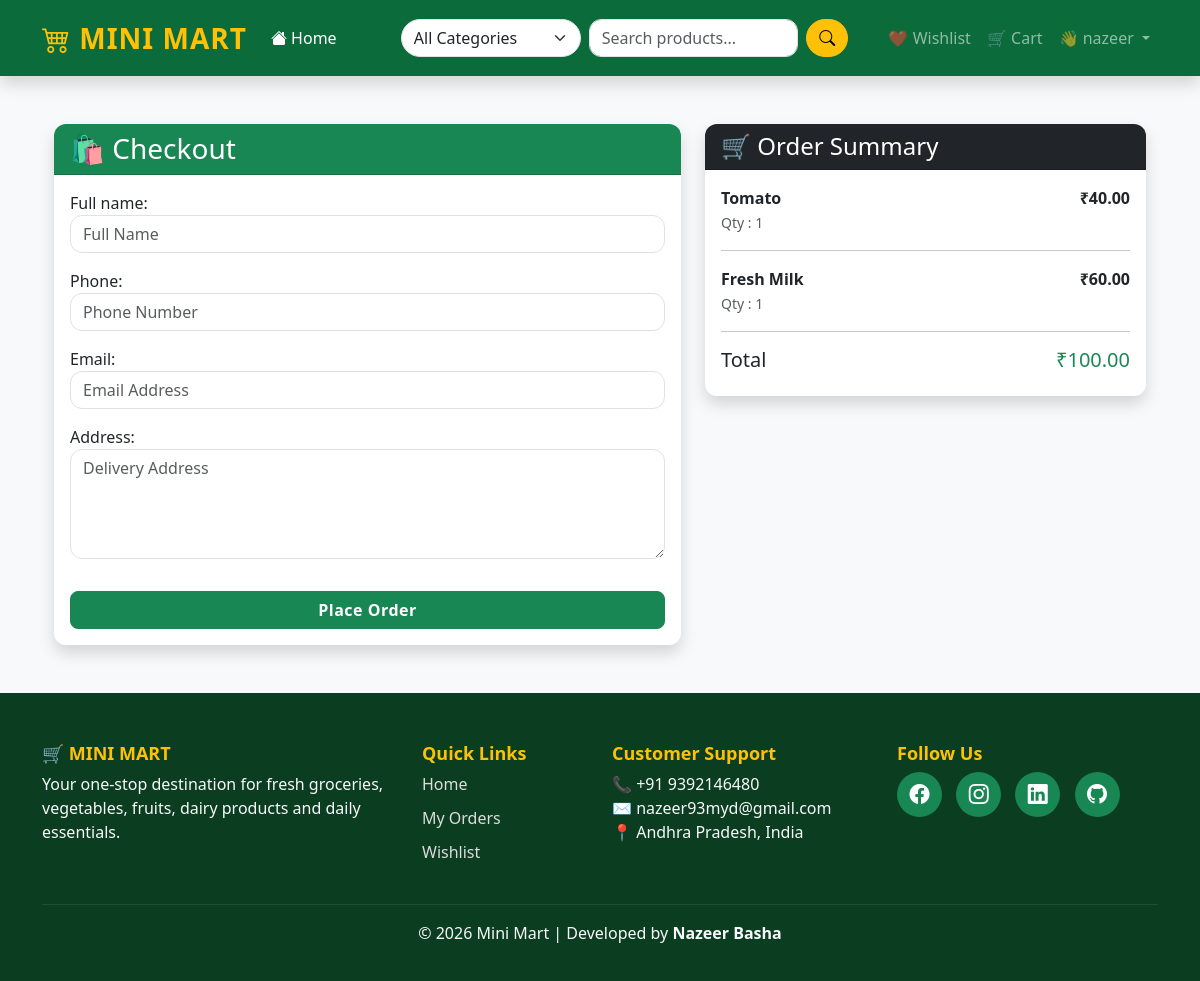
Screenshot of /orders/checkout/ (signed in) with the database file from the repository.
### cart/models.py (models this page shows, shortened)
class CartItem(models.Model):
    cart = models.ForeignKey(
        Cart,
        on_delete=models.CASCADE,
        related_name="items"
    )
    product = models.ForeignKey(
        Product,
        on_delete=models.CASCADE
    )
    quantity = models.PositiveIntegerField(default=1)
    @property
    def subtotal(self):
        return self.product.price * self.quantity

### products/models.py (models this page shows, shortened)
class Product(models.Model):
    category = models.ForeignKey(
        Category,
        on_delete=models.CASCADE,
        related_name='products'
    )
    name = models.CharField(max_length=200)
    description = models.TextField()
    price = models.DecimalField(max_digits=10, decimal_places=2)
    image = models.CharField(max_length=255)
    stock = models.PositiveIntegerField(default=0)
    available = models.BooleanField(default=True)
    created_at = models.DateTimeField(auto_now_add=True)
    updated_at = models.DateTimeField(auto_now=True)

### orders/views.py (the view)
@login_required
def checkout(request):
    cart = get_or_create_cart(request)
    cart_items = cart.items.select_related("product")
    if not cart_items.exists():
        return redirect("/")
    total = sum(
        item.product.price * item.quantity
        for item in cart_items
    )
    if request.method == "POST":
        form = CheckoutForm(request.POST)
        if form.is_valid():
            order = form.save(commit=False)
            order.user = request.user
            order.total_amount = total
            order.save()
            for item in cart_items:
                OrderItem.objects.create(
                    order=order,
                    product_name=item.product.name,
                    price=item.product.price,
                    quantity=item.quantity,
                )
            cart_items.delete()
            return redirect("order_success")
    else:
        form = CheckoutForm()
    return render(
        request,
        "checkout.html",
        {
            "form": form,
            "cart_items": cart_items,
            "total": total,
        },
    )

### orders/forms.py
class CheckoutForm(forms.ModelForm):
    class Meta:
        model = Order
        fields = [
            "full_name",
            "phone",
            "email",
            "address",
        ]
        widgets = {
            "full_name": forms.TextInput(attrs={
                "class": "form-control",
                "placeholder": "Full Name"
            }),
            "phone": forms.TextInput(attrs={
                "class": "form-control",
                "placeholder": "Phone Number"
            }),
            "email": forms.EmailInput(attrs={
                "class": "form-control",
                "placeholder": "Email Address"
            }),
            "address": forms.Textarea(attrs={
                "class": "form-control",
                "rows": 4,
                "placeholder": "Delivery Address"
            }),
        }

### cart/views.py (called while the page is built)
def get_or_create_cart(request):
    if not request.user.is_authenticated:
        return None
    cart, created = Cart.objects.get_or_create(
        user=request.user
    )
    return cart

### templates/checkout.html (shortened to what this page needs)
{% extends 'base.html' %}
{% load static %}
{% block content %}
<div class="container mt-5 mb-5">
    <div class="row">
        <div class="col-lg-7">
            <div class="card shadow border-0">
                <div class="card-header bg-success text-white">
                    <h3 class="mb-0">
                        🛍 Checkout
                    </h3>
                </div>
                <div class="card-body">
                    <form method="POST">
                        {{ form.as_p }}
                        <button type="submit"
                                class="btn btn-success w-100 mt-3">
                            Place Order
                        </button>
                    </form>
                </div>
            </div>
        </div>
        <div class="col-lg-5">
            <div class="card shadow border-0">
                <div class="card-header bg-dark text-white">
                    <h4 class="mb-0">
                        🛒 Order Summary
                    </h4>
                </div>
                <div class="card-body">
                    {% for item in cart_items %}
                    <div class="mb-3">
                        <div class="d-flex justify-content-between">
                            <strong>
                                {{ item.product.name }}
                            </strong>
                            <strong>
                                ₹{{ item.subtotal }}
                            </strong>
                        </div>
                        <small class="text-muted">
                            Qty : {{ item.quantity }}
                        </small>
                    </div>
                    <hr>
                    {% empty %}
                    <p>Your cart is empty.</p>
                    {% endfor %}
                    <div class="d-flex justify-content-between">
                        <h5>Total</h5>
                        <h5 class="text-success">
                            ₹{{ total }}
                        </h5>
                    </div>
                </div>
            </div>
        </div>
    </div>
</div>
{% endblock %}

### templates/base.html (shortened to what this page needs)
{% load static %}
<!DOCTYPE html>
<html lang="en">
<head>
    <link href="https://cdn.jsdelivr.net/npm/bootstrap@5.3.3/dist/css/bootstrap.min.css"
          rel="stylesheet">
    <link rel="stylesheet"
          href="https://cdn.jsdelivr.net/npm/bootstrap-icons@1.11.3/font/bootstrap-icons.min.css">
    <link rel="stylesheet" href="{% static 'css/style.css' %}">
</head>
<body class="bg-light">
<nav class="navbar navbar-expand-lg navbar-dark bg-success shadow">
    <div class="container">
        <a class="navbar-brand fw-bold fs-3 text-warning" href="/">
            <i class="bi bi-cart4"></i> MINI MART
        </a>
        <div class="collapse navbar-collapse" id="navbarNav">
            <ul class="navbar-nav me-4">
                <li class="nav-item">
                    <a class="nav-link active" href="/">
                        <i class="bi bi-house-fill"></i> Home
                    </a>
                </li>
            </ul>
            <form class="d-flex mx-auto w-50"
                  method="GET"
                  action="/">
                <select class="form-select me-2"
                        name="category"
                        style="max-width:180px;">
                    <option value="">All Categories</option>
                </select>
                <input
                    type="search"
                    class="form-control me-2"
                    name="q"
                    value="{{ query|default:'' }}"
                    placeholder="Search products...">
                <button
                    class="btn btn-warning"
                    type="submit">
                    <i class="bi bi-search"></i>
                </button>
            </form>
            <ul class="navbar-nav align-items-center">
                <li class="nav-item">
                    <a class="nav-link" href="{% url 'my_wishlist' %}">
                        ❤️ Wishlist
                    </a>
                </li>
                <li class="nav-item">
                    <a class="nav-link" href="#">
                        🛒 Cart
                    </a>
                </li>
                {% if user.is_authenticated %}
                <li class="nav-item dropdown">
                    <a class="nav-link dropdown-toggle"
                       href="#"
                       role="button"
                       data-bs-toggle="dropdown">
                        👋 {{ user.first_name|default:user.username }}
                    </a>
                </li>
                {% endif %}
            </ul>
        </div>
    </div>
</nav>
<div class="container mt-4">
    {% block content %}
    {% endblock %}
</div>
<footer class="footer mt-5">
    <div class="container">
        <div class="row gy-4">
            <div class="col-lg-4">
                <h3 class="fw-bold text-warning">
                    🛒 MINI MART
                </h3>
                <p class="text-light">
                    Your one-stop destination for fresh groceries,
                    vegetables, fruits, dairy products and daily essentials.
                </p>
            </div>
            <div class="col-lg-2">
                <h5 class="text-warning">
                    Quick Links
                </h5>
                <ul class="list-unstyled">
                    <li>
                        <a href="/" class="footer-link">
                            Home
                        </a>
                    </li>
                    <li>
                        <a href="{% url 'my_orders' %}" class="footer-link">
                            My Orders
                        </a>
                    </li>
                    <li>
                        <a href="/wishlist/" class="footer-link">
                            Wishlist
                        </a>
                    </li>
                </ul>
            </div>
            <div class="col-lg-3">
                <h5 class="text-warning">
                    Customer Support
                </h5>
                <ul class="list-unstyled">
                    <li class="text-light">
                        📞 +91 9392146480
                    </li>
                    <li class="text-light">
                        ✉ nazeer93myd@gmail.com
                    </li>
                    <li class="text-light">
                        📍 Andhra Pradesh, India
                    </li>
                </ul>
            </div>
            <div class="col-lg-3">
                <h5 class="text-warning">
                    Follow Us
                </h5>
                <a href="#" class="social-icon">
                    <i class="bi bi-facebook"></i>
                </a>
                <a href="#" class="social-icon">
                    <i class="bi bi-instagram"></i>
                </a>
                <a href="#" class="social-icon">
                    <i class="bi bi-linkedin"></i>
                </a>
                <a href="#" class="social-icon">
                    <i class="bi bi-github"></i>
                </a>
            </div>
        </div>
        <hr class="border-secondary mt-4">
        <div class="text-center text-light pb-3">
            © 2026 Mini Mart | Developed by <strong>Nazeer Basha</strong>
        </div>
    </div>
</footer>
</body>
</html>

### static/css/style.css (style rules this page uses)
.navbar { padding:15px; background:#0b6b3a !important; }
.card { border:none; border-radius:15px; transition:.3s; overflow:hidden; }
.btn-success { border-radius:10px; }
.card { border: none; border-radius: 12px; }
body { background: #f5f7fa; }
.btn-success { border-radius: 8px; }
.card-header { font-weight: bold; }
.navbar { padding: 12px 0; }
.navbar-brand { letter-spacing: 1px; }
.nav-link { font-weight: 500; transition: 0.3s; }
.form-control, .form-select { border-radius: 30px; }
.btn-warning { border-radius: 30px; font-weight: 600; }
.footer { background:#0b3d20 !important; color:#fff !important; padding:50px 0 20px; margin-top:60px; }
.footer h3, .footer h5 { color:#ffc107; font-weight:700; }
.footer p, .footer li { color:#ddd; }
.footer-link { color:#ddd; text-decoration:none; display:block; margin-bottom:10px; transition:0.3s; }
.social-icon { display:inline-flex; justify-content:center; align-items:center; width:45px; height:45px; border-radius:50%; background:#198754; color:#fff; text-decoration:none; font-size:20px; margin-right:10px; transition:.3s; }
.footer hr { border-color:rgba(255,255,255,.2); }
.footer .text-center { color:#ccc; }
.form-control { border-radius:12px; }
.btn-success { font-weight:600; letter-spacing:.5px; }
.text-warning { font-size:18px; }

### rows the page displays
CartItem: product.name "Tomato", subtotal "40.00", quantity "1"
CartItem: product.name "Fresh Milk", subtotal "60.00", quantity "1"

### other values shown
{{ user.first_name|default:user.username }} "nazeer"
{{ total }} "100.00"
